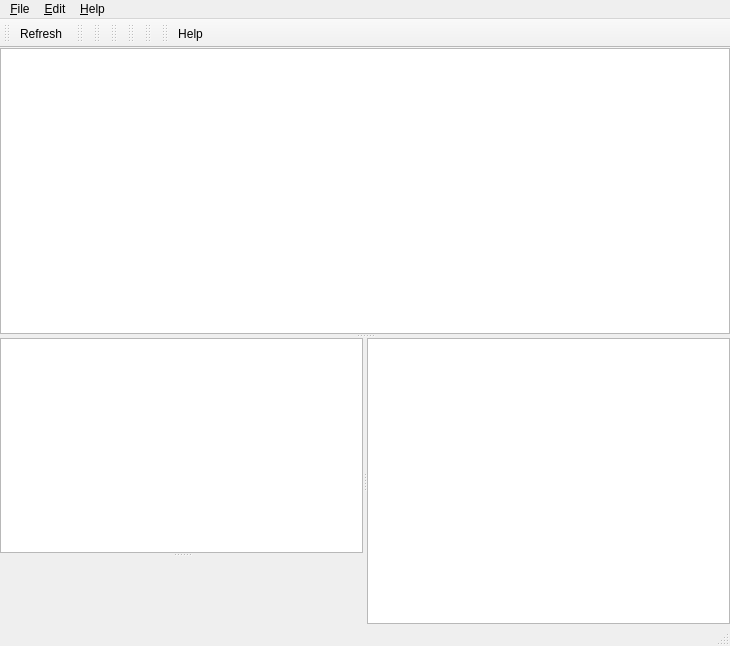
<?xml version="1.0" encoding="UTF-8"?>
<ui version="4.0">
 <class>MainWindow</class>
 <widget class="QMainWindow" name="MainWindow">
  <property name="geometry">
   <rect>
    <x>0</x>
    <y>0</y>
    <width>730</width>
    <height>646</height>
   </rect>
  </property>
  <property name="windowTitle">
   <string>hgview</string>
  </property>
  <widget class="QWidget" name="centralwidget">
   <layout class="QVBoxLayout" name="verticalLayout_3">
    <property name="spacing">
     <number>0</number>
    </property>
    <property name="margin">
     <number>0</number>
    </property>
    <item>
     <widget class="QSplitter" name="splitter_3">
      <property name="orientation">
       <enum>Qt::Vertical</enum>
      </property>
      <widget class="RevisionsTableView" name="tableView_revisions">
       <property name="frameShape">
        <enum>QFrame::StyledPanel</enum>
       </property>
      </widget>
      <widget class="QFrame" name="frame_maincontent">
       <property name="sizePolicy">
        <sizepolicy hsizetype="Preferred" vsizetype="Expanding">
         <horstretch>0</horstretch>
         <verstretch>0</verstretch>
        </sizepolicy>
       </property>
       <property name="frameShape">
        <enum>QFrame::NoFrame</enum>
       </property>
       <property name="frameShadow">
        <enum>QFrame::Plain</enum>
       </property>
       <layout class="QVBoxLayout" name="verticalLayout">
        <property name="margin">
         <number>0</number>
        </property>
        <item>
         <widget class="QSplitter" name="splitter_2">
          <property name="orientation">
           <enum>Qt::Horizontal</enum>
          </property>
          <widget class="QSplitter" name="splitter">
           <property name="orientation">
            <enum>Qt::Vertical</enum>
           </property>
           <widget class="RevisionDescriptionView" name="textview_header">
            <property name="sizePolicy">
             <sizepolicy hsizetype="Expanding" vsizetype="Preferred">
              <horstretch>0</horstretch>
              <verstretch>1</verstretch>
             </sizepolicy>
            </property>
           </widget>
           <widget class="HgFileView" name="textview_status" native="true">
            <property name="sizePolicy">
             <sizepolicy hsizetype="Expanding" vsizetype="Expanding">
              <horstretch>0</horstretch>
              <verstretch>2</verstretch>
             </sizepolicy>
            </property>
           </widget>
          </widget>
          <widget class="HgFileListView" name="tableView_filelist"/>
         </widget>
        </item>
       </layout>
      </widget>
     </widget>
    </item>
   </layout>
  </widget>
  <widget class="QMenuBar" name="menubar">
   <property name="geometry">
    <rect>
     <x>0</x>
     <y>0</y>
     <width>730</width>
     <height>26</height>
    </rect>
   </property>
   <widget class="QMenu" name="menuFile">
    <property name="title">
     <string>&amp;File</string>
    </property>
    <addaction name="actionOpen_repository"/>
    <addaction name="actionRefresh"/>
    <addaction name="separator"/>
    <addaction name="actionQuit"/>
   </widget>
   <widget class="QMenu" name="menuHelp">
    <property name="title">
     <string>&amp;Help</string>
    </property>
    <addaction name="actionAbout"/>
    <addaction name="actionHelp"/>
   </widget>
   <widget class="QMenu" name="menu_Edit">
    <property name="title">
     <string>&amp;Edit</string>
    </property>
   </widget>
   <addaction name="menuFile"/>
   <addaction name="menu_Edit"/>
   <addaction name="menuHelp"/>
  </widget>
  <widget class="QStatusBar" name="statusbar"/>
  <widget class="QToolBar" name="toolBar_file">
   <property name="windowTitle">
    <string>Window toolbar</string>
   </property>
   <attribute name="toolBarArea">
    <enum>TopToolBarArea</enum>
   </attribute>
   <attribute name="toolBarBreak">
    <bool>false</bool>
   </attribute>
   <addaction name="actionRefresh"/>
  </widget>
  <widget class="QToolBar" name="toolBar_quickopen">
   <property name="enabled">
    <bool>true</bool>
   </property>
   <property name="windowTitle">
    <string>QuickOpen toolbar</string>
   </property>
   <attribute name="toolBarArea">
    <enum>TopToolBarArea</enum>
   </attribute>
   <attribute name="toolBarBreak">
    <bool>false</bool>
   </attribute>
  </widget>
  <widget class="QToolBar" name="toolBar_edit">
   <property name="enabled">
    <bool>true</bool>
   </property>
   <property name="windowTitle">
    <string>Navigation toolbar</string>
   </property>
   <attribute name="toolBarArea">
    <enum>TopToolBarArea</enum>
   </attribute>
   <attribute name="toolBarBreak">
    <bool>false</bool>
   </attribute>
  </widget>
  <widget class="QToolBar" name="toolBar_treefilters">
   <property name="enabled">
    <bool>true</bool>
   </property>
   <property name="windowTitle">
    <string>Filter toolbar</string>
   </property>
   <attribute name="toolBarArea">
    <enum>TopToolBarArea</enum>
   </attribute>
   <attribute name="toolBarBreak">
    <bool>false</bool>
   </attribute>
  </widget>
  <widget class="QToolBar" name="toolBar_diff">
   <property name="windowTitle">
    <string>Diff toolbar</string>
   </property>
   <attribute name="toolBarArea">
    <enum>TopToolBarArea</enum>
   </attribute>
   <attribute name="toolBarBreak">
    <bool>false</bool>
   </attribute>
  </widget>
  <widget class="QToolBar" name="toolBar_rev">
   <property name="windowTitle">
    <string>Revision toolbar</string>
   </property>
   <attribute name="toolBarArea">
    <enum>TopToolBarArea</enum>
   </attribute>
   <attribute name="toolBarBreak">
    <bool>false</bool>
   </attribute>
  </widget>
  <widget class="QToolBar" name="toolBar_help">
   <property name="windowTitle">
    <string>Help toolbar</string>
   </property>
   <attribute name="toolBarArea">
    <enum>TopToolBarArea</enum>
   </attribute>
   <attribute name="toolBarBreak">
    <bool>false</bool>
   </attribute>
   <addaction name="actionHelp"/>
  </widget>
  <action name="actionOpen_repository">
   <property name="text">
    <string>&amp;Open repository</string>
   </property>
   <property name="shortcut">
    <string>Ctrl+O</string>
   </property>
  </action>
  <action name="actionRefresh">
   <property name="text">
    <string>&amp;Refresh</string>
   </property>
   <property name="shortcut">
    <string>Ctrl+R</string>
   </property>
  </action>
  <action name="actionQuit">
   <property name="text">
    <string>&amp;Quit</string>
   </property>
   <property name="toolTip">
    <string>Quit</string>
   </property>
   <property name="shortcut">
    <string>Ctrl+Q</string>
   </property>
  </action>
  <action name="actionAbout">
   <property name="text">
    <string>About</string>
   </property>
  </action>
  <action name="actionDisplayAllBranches">
   <property name="text">
    <string>displayAllBranches</string>
   </property>
  </action>
  <action name="actionHelp">
   <property name="text">
    <string>Help</string>
   </property>
  </action>
 </widget>
 <customwidgets>
  <customwidget>
   <class>RevisionsTableView</class>
   <extends>QTableView</extends>
   <header>.revisions_table.h</header>
  </customwidget>
  <customwidget>
   <class>RevisionDescriptionView</class>
   <extends>QTextBrowser</extends>
   <header>.revision_description.h</header>
  </customwidget>
  <customwidget>
   <class>HgFileListView</class>
   <extends>QTableView</extends>
   <header>.hgfileview.h</header>
  </customwidget>
  <customwidget>
   <class>HgFileView</class>
   <extends>QWidget</extends>
   <header>.hgfileview.h</header>
   <container>1</container>
  </customwidget>
 </customwidgets>
 <resources>
  <include location="hgqv.qrc"/>
 </resources>
 <connections/>
</ui>
